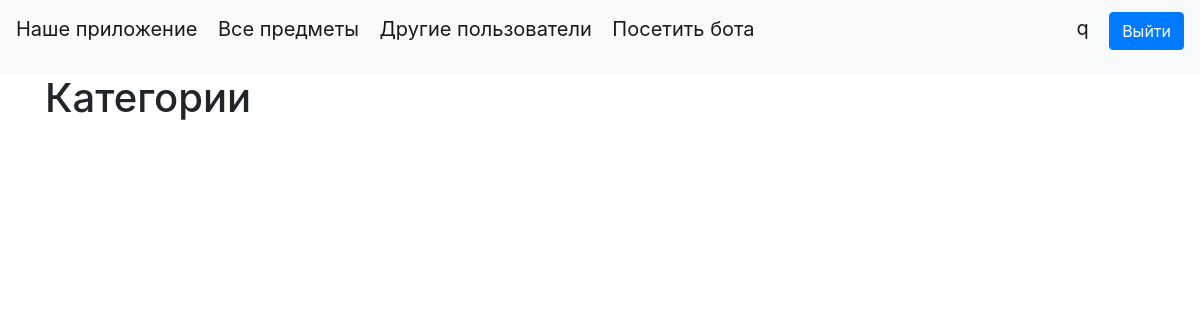
The page /sort_page (signed in) on the database as committed earlier.
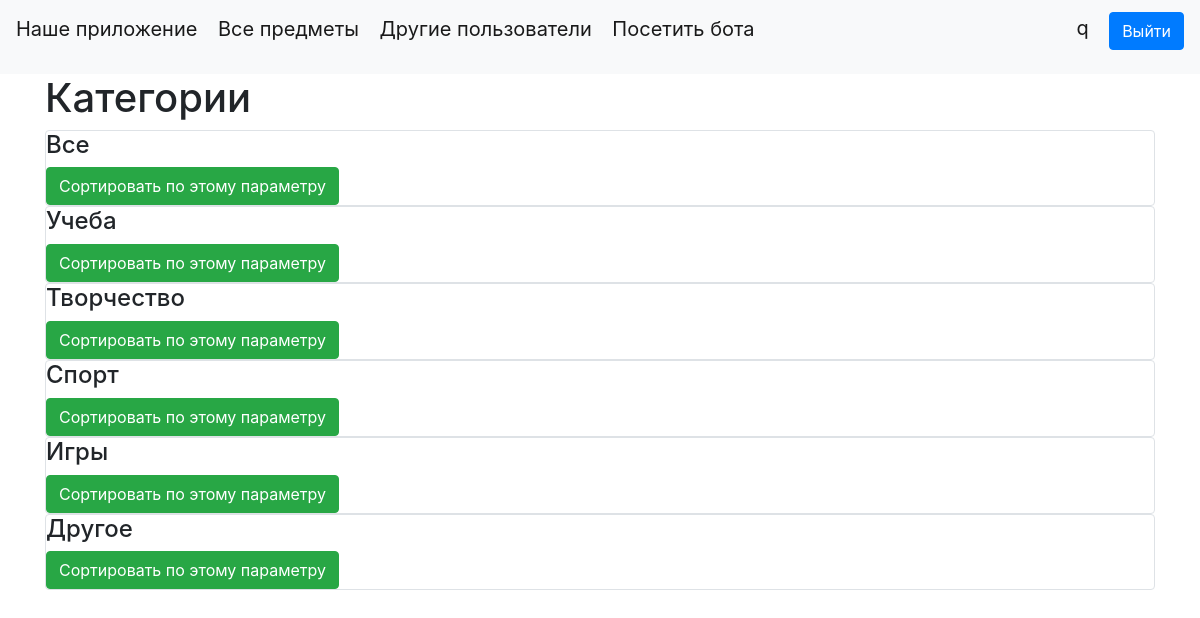
The same page on the database as committed later.
### data/users.py (models this page shows, shortened)
class User(SqlAlchemyBase, UserMixin, SerializerMixin):
    __tablename__ = 'users'
    id = sqlalchemy.Column(sqlalchemy.Integer,
                           primary_key=True, autoincrement=True)
    name = sqlalchemy.Column(sqlalchemy.String, nullable=True)
    about = sqlalchemy.Column(sqlalchemy.String, nullable=True)
    email = sqlalchemy.Column(sqlalchemy.String,
                              index=True, unique=True, nullable=True)
    hashed_password = sqlalchemy.Column(sqlalchemy.String, nullable=True)
    created_date = sqlalchemy.Column(sqlalchemy.DateTime,
                                     default=datetime.datetime.now)
    items = orm.relationship("Items", back_populates='user')

### data/category.py (models this page shows)
class Category(SqlAlchemyBase):
    __tablename__ = 'categories'
    id = sqlalchemy.Column(sqlalchemy.Integer,
                           primary_key=True, autoincrement=True)
    name = sqlalchemy.Column(sqlalchemy.String, nullable=True)

### main.py (the view)
@app.route("/sort_page")
def sorting_page():
    db_sess = db_session.create_session()
    categories = db_sess.query(Category)
    return render_template("sort.html", categories=categories)

### data/db_session.py (called while the page is built)
def create_session() -> Session:
    global __factory
    return __factory()

### main.py (called while the page is built)
@login_manager.user_loader
def load_user(user_id):
    db_sess = db_session.create_session()
    return db_sess.query(User).get(user_id)

### templates/sort.html
{% extends "base.html" %}
{% block content %}
<h1>Категории</h1>
{% for category in categories %}
<div class="col-md6 border rounded">
    <h4>{{ category.name }}</h4>
    <a class="btn btn-success" href=f"/sorted_by/{category.id}">Сортировать по этому параметру</a>
</div>
{% endfor %}
{% endblock %}

### templates/base.html (shortened to what this page needs)
<!doctype html>
<html lang="en">
<head>
    <link rel="stylesheet"
          href="https://stackpath.bootstrapcdn.com/bootstrap/4.4.1/css/bootstrap.min.css"
>
</head>
<body>
<header>
    <nav class="navbar navbar-light bg-light">
        <p>
            <a class="navbar-brand" href="/about">Наше приложение</a>
            <a class="navbar-brand" href="/">Все предметы</a>
            <a class="navbar-brand" href="/other_users"> Другие пользователи</a>
            <a class="navbar-brand" href="https://t.me/help_with_items_bot">Посетить бота</a>
        </p>
        {% if current_user.is_authenticated %}
            <p>
                <a class="navbar-brand" href="/account">{{ current_user.name }}</a>
                <a class="btn btn-primary" href="/logout">Выйти</a>
            </p>
        {% else %}
            <p>
                <a class="btn btn-primary " href="/register">Зарегистрироваться</a>
                <a class="btn btn-success" href="/login">Войти</a>
            </p>
        {% endif %}
    </nav>
</header>
<main role="main" class="container">
    {% block content %}{% endblock %}
</main>
</body>
</html>

Rows that differ between the two databases and show on the page:
added Category: name "Все"
added Category: name "Учеба"
added Category: name "Творчество"
added Category: name "Спорт"
added Category: name "Игры"
added Category: name "Другое"
